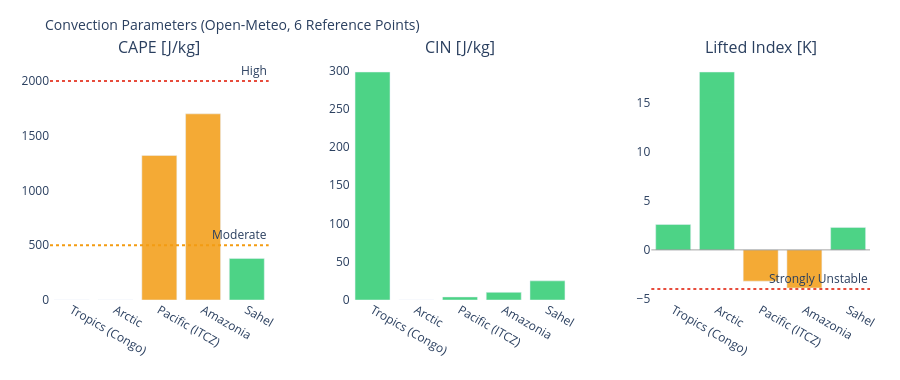

Notebook source saved alongside this figure:
### Markdown cell above
---
## 3. Visualizations

### Code cell
# ============================================================
# CAPE / CIN / LIFTED INDEX – Convection potential
# ============================================================

if not df_atm.empty:
    fig = make_subplots(
        rows=1, cols=3,
        subplot_titles=['CAPE [J/kg]', 'CIN [J/kg]', 'Lifted Index [K]'],
        horizontal_spacing=0.1
    )
    pts = df_atm['point'].tolist()
    pt_colors = ['#E85D24','#185FA5','#888780','#378ADD','#639922','#F2A623']

    # CAPE – höher = mehr Gewitterpotential
    cape_vals = df_atm['cape'].fillna(0).tolist()
    cape_colors = ['#e74c3c' if v > 2000 else '#f39c12' if v > 500 else '#2ecc71'
                   for v in cape_vals]
    fig.add_trace(go.Bar(x=pts, y=cape_vals, marker_color=cape_colors,
                         opacity=0.85, showlegend=False), row=1, col=1)
    fig.add_hline(y=2000, line_dash='dot', line_color='#e74c3c',
                  annotation_text='High', row=1, col=1)
    fig.add_hline(y=500,  line_dash='dot', line_color='#f39c12',
                  annotation_text='Moderate', row=1, col=1)

    # CIN – negativer = stärker gedeckelt (weniger Auslöse)
    cin_vals = df_atm['cin'].fillna(0).tolist()
    cin_colors = ['#e74c3c' if v < -200 else '#f39c12' if v < -50 else '#2ecc71'
                  for v in cin_vals]
    fig.add_trace(go.Bar(x=pts, y=cin_vals, marker_color=cin_colors,
                         opacity=0.85, showlegend=False), row=1, col=2)

    # Lifted Index – negativ = instabil
    li_vals = df_atm['li'].fillna(0).tolist()
    li_colors = ['#e74c3c' if v < -4 else '#f39c12' if v < 0 else '#2ecc71'
                 for v in li_vals]
    fig.add_trace(go.Bar(x=pts, y=li_vals, marker_color=li_colors,
                         opacity=0.85, showlegend=False), row=1, col=3)
    fig.add_hline(y=0, line_color='gray', line_width=0.7, row=1, col=3)
    fig.add_hline(y=-4, line_dash='dot', line_color='#e74c3c',
                  annotation_text='Strongly Unstable', row=1, col=3)

    fig.update_layout(
        title=dict(text='Convection Parameters (Open-Meteo, 6 Reference Points)', font=dict(size=14)),
        height=380, plot_bgcolor='rgba(0,0,0,0)', paper_bgcolor='rgba(0,0,0,0)',
        margin=dict(l=50, r=30, t=60, b=80)
    )
    fig.update_xaxes(tickangle=30)
    fig.show()

### Figure 1 — Plotly figure (JSON) as saved in the notebook; plotly's stock layout.template omitted (floating-point values rounded to 4 significant figures)
{"data": [{"marker": {"color": ["#2ecc71", "#2ecc71", "#f39c12", "#f39c12", "#2ecc71"]}, "opacity": 0.85, "showlegend": false, "type": "bar", "x": ["Tropics (Congo)", "Arctic", "Pacific (ITCZ)", "Amazonia", "Sahel"], "xaxis": "x", "y": [0.0, 0.0, 1320.0, 1700.0, 380.0], "yaxis": "y"}, {"marker": {"color": ["#2ecc71", "#2ecc71", "#2ecc71", "#2ecc71", "#2ecc71"]}, "opacity": 0.85, "showlegend": false, "type": "bar", "x": ["Tropics (Congo)", "Arctic", "Pacific (ITCZ)", "Amazonia", "Sahel"], "xaxis": "x2", "y": [298.0, 0.0, 4.0, 10.0, 25.0], "yaxis": "y2"}, {"marker": {"color": ["#2ecc71", "#2ecc71", "#f39c12", "#f39c12", "#2ecc71"]}, "opacity": 0.85, "showlegend": false, "type": "bar", "x": ["Tropics (Congo)", "Arctic", "Pacific (ITCZ)", "Amazonia", "Sahel"], "xaxis": "x3", "y": [2.6, 18.2, -3.2, -3.9, 2.3], "yaxis": "y3"}], "layout": {"annotations": [{"font": {"size": 16}, "showarrow": false, "text": "CAPE [J/kg]", "x": 0.1333, "xanchor": "center", "xref": "paper", "y": 1.0, "yanchor": "bottom", "yref": "paper"}, {"font": {"size": 16}, "showarrow": false, "text": "CIN [J/kg]", "x": 0.5, "xanchor": "center", "xref": "paper", "y": 1.0, "yanchor": "bottom", "yref": "paper"}, {"font": {"size": 16}, "showarrow": false, "text": "Lifted Index [K]", "x": 0.8667, "xanchor": "center", "xref": "paper", "y": 1.0, "yanchor": "bottom", "yref": "paper"}, {"showarrow": false, "text": "High", "x": 1, "xanchor": "right", "xref": "x domain", "y": 2000, "yanchor": "bottom", "yref": "y"}, {"showarrow": false, "text": "Moderate", "x": 1, "xanchor": "right", "xref": "x domain", "y": 500, "yanchor": "bottom", "yref": "y"}, {"showarrow": false, "text": "Strongly Unstable", "x": 1, "xanchor": "right", "xref": "x3 domain", "y": -4, "yanchor": "bottom", "yref": "y3"}], "height": 380, "margin": {"b": 80, "l": 50, "r": 30, "t": 60}, "paper_bgcolor": "rgba(0,0,0,0)", "plot_bgcolor": "rgba(0,0,0,0)", "shapes": [{"line": {"color": "#e74c3c", "dash": "dot"}, "type": "line", "x0": 0, "x1": 1, "xref": "x domain", "y0": 2000, "y1": 2000, "yref": "y"}, {"line": {"color": "#f39c12", "dash": "dot"}, "type": "line", "x0": 0, "x1": 1, "xref": "x domain", "y0": 500, "y1": 500, "yref": "y"}, {"line": {"color": "gray", "width": 0.7}, "type": "line", "x0": 0, "x1": 1, "xref": "x3 domain", "y0": 0, "y1": 0, "yref": "y3"}, {"line": {"color": "#e74c3c", "dash": "dot"}, "type": "line", "x0": 0, "x1": 1, "xref": "x3 domain", "y0": -4, "y1": -4, "yref": "y3"}], "title": {"font": {"size": 14}, "text": "Convection Parameters (Open-Meteo, 6 Reference Points)"}, "xaxis": {"anchor": "y", "domain": [0.0, 0.2667], "tickangle": 30}, "xaxis2": {"anchor": "y2", "domain": [0.3667, 0.6333], "tickangle": 30}, "xaxis3": {"anchor": "y3", "domain": [0.7333, 1.0], "tickangle": 30}, "yaxis": {"anchor": "x", "domain": [0.0, 1.0]}, "yaxis2": {"anchor": "x2", "domain": [0.0, 1.0]}, "yaxis3": {"anchor": "x3", "domain": [0.0, 1.0]}}}
